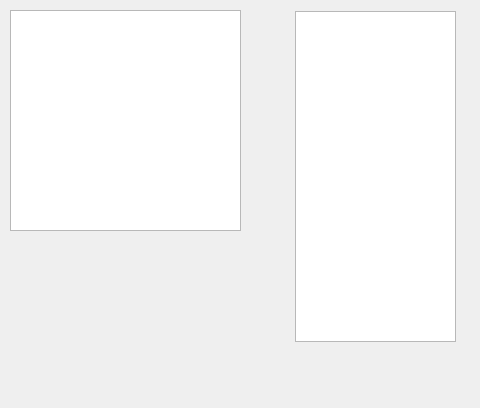
<?xml version="1.0" encoding="UTF-8"?>
<ui version="4.0">
 <class>LoginServer</class>
 <widget class="QWidget" name="LoginServer">
  <property name="geometry">
   <rect>
    <x>0</x>
    <y>0</y>
    <width>480</width>
    <height>408</height>
   </rect>
  </property>
  <property name="windowTitle">
   <string>LoginServer</string>
  </property>
  <widget class="QTableWidget" name="tableWidget">
   <property name="geometry">
    <rect>
     <x>10</x>
     <y>10</y>
     <width>231</width>
     <height>221</height>
    </rect>
   </property>
  </widget>
  <widget class="QTextBrowser" name="textBrowser">
   <property name="geometry">
    <rect>
     <x>295</x>
     <y>11</y>
     <width>161</width>
     <height>331</height>
    </rect>
   </property>
  </widget>
 </widget>
 <layoutdefault spacing="6" margin="11"/>
 <resources/>
 <connections/>
</ui>
